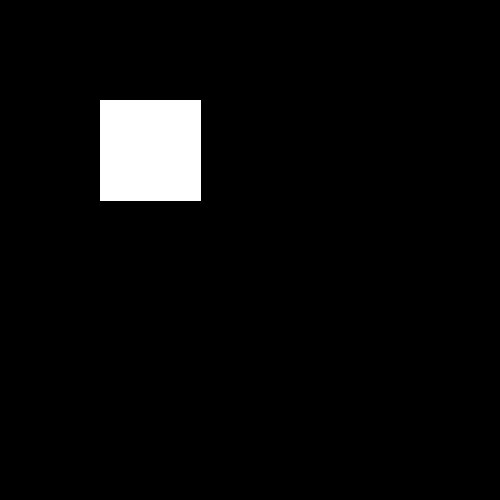
Frame 1 (no input)
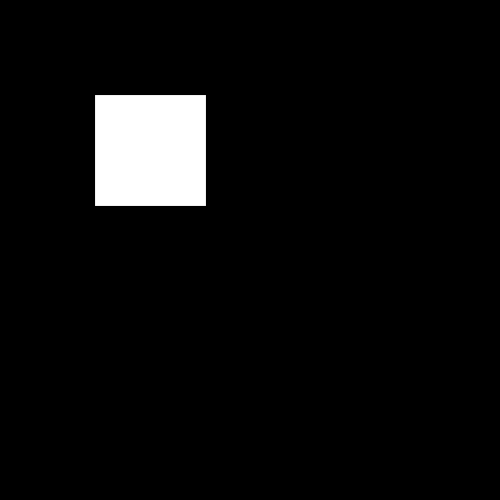
Frame 60 (the mouse pressed at the canvas centre just before this capture)
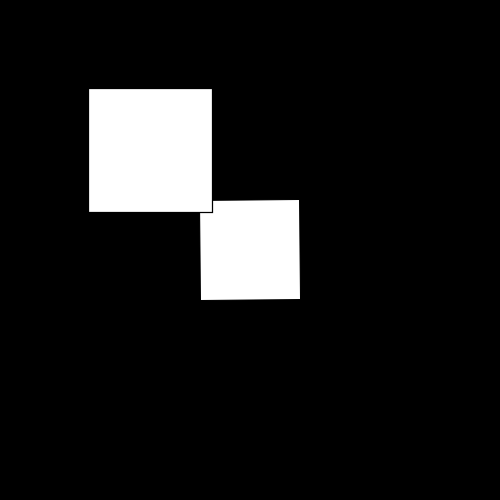
Frame 120 (the mouse held since frame 60 and released just before this capture)

The Processing sketch that drew these frames (run headless with seeded random() and noise(); from frame 60 on, the mouse is pressed at the canvas centre):

// Processing sketch: processing_111998
// ── processing_111998.pde

float angle = 1.0;
float timer = 0.0;
float scalerec = 1;
float scaleam = 0.02;

void setup()
{
  background(0);
  size(500,500);
  colorMode(HSB, 360, 100, 100);  
}

void draw()
{
    background(0);
   timer += 0.0167;
    angle+= -.1; scalerec += scaleam;
    if (scalerec > 1.5)
    {
    scaleam = -.02;
    }
    if (scalerec < 1)
    {
    scaleam = .02;
    }
    
    if (timer > 2 && timer < 5)
    {
      
    rectMode(CENTER);
     pushMatrix();
     translate(250,250);
     rotate(angle);
  rect(0,0,100,100);
    popMatrix();
    }

  if (timer > 0 && timer < 4)
    {
      
    rectMode(CENTER);
     pushMatrix();
     translate(150,150);
     scale(scalerec);
  rect(0,0,100,100);
    popMatrix();
    
  }
  if (timer > 4)
  {
    drawEllipse();
  }
  

}
  
  
  
  float ellipseX = 0.0;
  void drawEllipse()
  {
    
 ellipseX += 1; 
  
 float waveSpeed = 10; 
 float waveHeight = 100; 
 float centerY = height/2;
  
 float angle = radians(ellipseX * waveSpeed); 
  
 float offset = sin(angle) * waveHeight; 
  
 float ellipseY = centerY + offset;
  
 ellipse(ellipseX, ellipseY, 100,100);

  }
